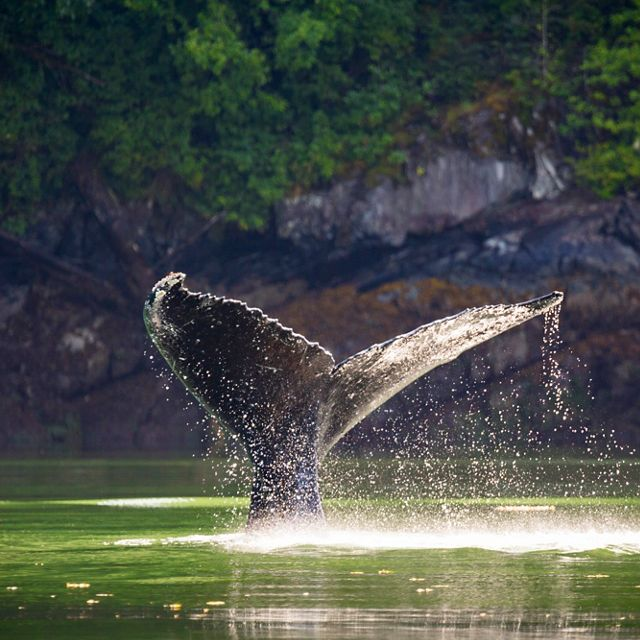
%> input picture Images/Original.jpg, 640 x 640 px
$ octave RGB_Filter.m   (GNU Octave 9; MATLAB toolbox functions it lacks are replaced by stand-ins)
%> lines starting %> are read from the running program, lines starting %| are printed output that depends on the picture
% Loads an image and applies a Red, Green, and Blue filter individually

clear;
clc;

% Manual filePath and file can be done here
% filePath = "C:\Users";
% fileName = "Original.jpg";

% Gets the file name and path
[fileName, filePath] = uigetfile();
%> the answer given: Images/Original.jpg
if (filePath == 0)
    return;
end

% Set the the entire string path
fileFullName = fullfile(filePath, fileName);
array = im2double(imread(fileFullName));

% Create 3 separate identical arrays
array_red = array;
array_green = array;
array_blue = array;

% Converts the partical matrix into 0, removing the R, G, or B
array_red(:, :, 1) = 0;
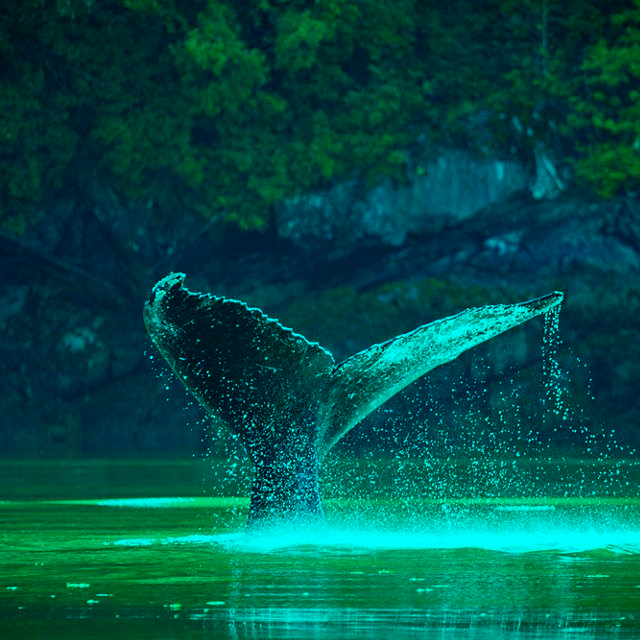
%> array_red: size 640x640x3 double; mean R, G, B 0, 0.314, 0.292
array_green(:, :, 2) = 0;
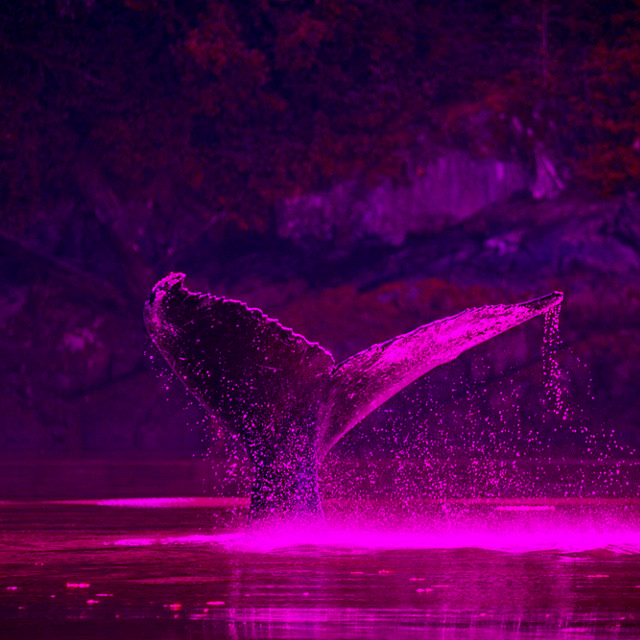
%> array_green: size 640x640x3 double; mean R, G, B 0.293, 0, 0.292
array_blue(:, :, 3) = 0;
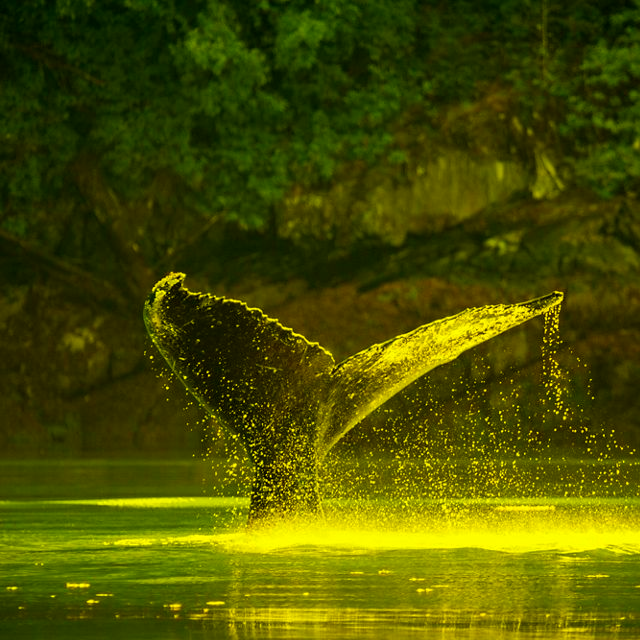
%> array_blue: size 640x640x3 double; mean R, G, B 0.293, 0.314, 0

% Plots the original image along with the 3 filtered
figure;
% tight_subplot used to make the plots visually closer
%> (the run ends here)
